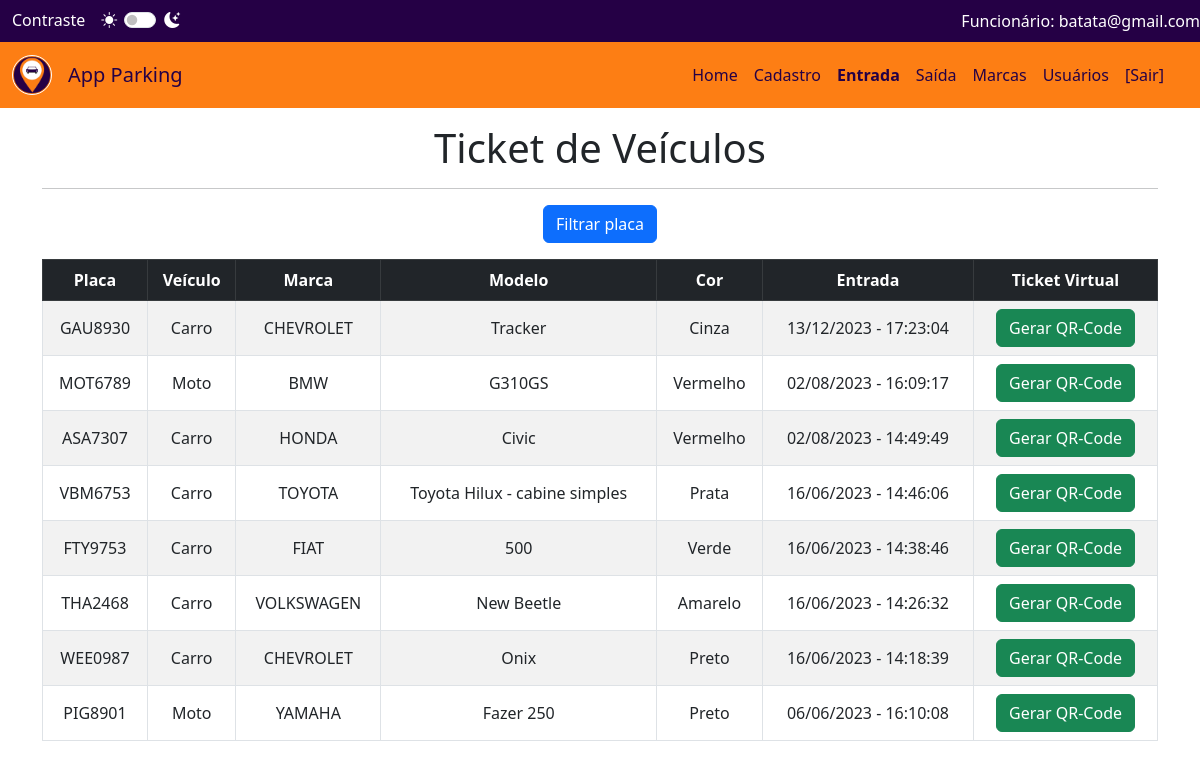
/geral/pages/ticket.php (signed in), run on the app's committed database.
### tables this page shows
CREATE TABLE `nivel_acesso` (
  `cd_Nivel` int(11) NOT NULL,
  `nivel_Acesso` varchar(20) DEFAULT NULL
);

CREATE TABLE `veiculo` (
  `cd_Veiculo` int(11) NOT NULL,
  `cd_Placa` varchar(8) DEFAULT NULL,
  `cd_Tipo` int(11) DEFAULT NULL,
  `cd_Marca` int(11) DEFAULT NULL,
  `nm_Modelo` varchar(50) DEFAULT NULL,
  `nm_Cor` varchar(20) DEFAULT NULL
);

CREATE TABLE `tipo` (
  `cd_Tipo` int(11) NOT NULL,
  `nm_Tipo` varchar(10) DEFAULT NULL,
  `vl_Tipo` decimal(7,2) DEFAULT NULL,
  `vl_30_minutos` decimal(7,2) DEFAULT NULL,
  `vl_1_hora` decimal(7,2) DEFAULT NULL,
  `vl_2_horas` decimal(7,2) DEFAULT NULL,
  `vl_demais_horas` decimal(7,2) DEFAULT NULL
);

CREATE TABLE `marca` (
  `cd_Marca` int(11) NOT NULL,
  `nm_Marca` varchar(30) DEFAULT NULL
);

CREATE TABLE `registro` (
  `cd_Registro` int(11) NOT NULL,
  `cd_Veiculo` int(11) DEFAULT NULL,
  `dt_Entrada` datetime DEFAULT NULL,
  `dt_Saida` datetime DEFAULT NULL,
  `vl_Pagamento` decimal(7,2) DEFAULT NULL,
  `vl_30_minutos_Atual` decimal(7,2) DEFAULT NULL,
  `vl_1_hora_Atual` decimal(7,2) DEFAULT NULL,
  `vl_2_horas_Atual` decimal(7,2) DEFAULT NULL,
  `vl_demais_horas_Atual` decimal(7,2) DEFAULT NULL
);

### geral/pages/ticket.php (the view, shortened to what this page needs)
<?php
	$paginaAtual = 'entrada';
    include('../includes/header.php');
?>
<?php
include('../conexao/dbcon.php');
if ($_SERVER['REQUEST_METHOD'] == 'POST') {
    $placa = $_POST['putPlaca'];
    if ($placa == 'all') {
        $query = "SELECT r.cd_Registro, v.cd_Veiculo, v.cd_Placa, t.nm_Tipo, m.nm_Marca, v.nm_Modelo, v.nm_Cor,  r.dt_Entrada, r.dt_Saida
					FROM veiculo v
					JOIN registro r ON v.cd_Veiculo = r.cd_Veiculo
					JOIN marca m ON v.cd_Marca = m.cd_Marca
					JOIN tipo t ON v.cd_Tipo = t.cd_Tipo
					WHERE r.dt_Saida IS NULL
					ORDER BY r.dt_Entrada DESC";
    } else {
		$query = "SELECT r.cd_Registro, v.cd_Veiculo, v.cd_Placa, t.nm_Tipo, m.nm_Marca, v.nm_Modelo, v.nm_Cor,  r.dt_Entrada, r.dt_Saida
					FROM veiculo v
					JOIN registro r ON v.cd_Veiculo = r.cd_Veiculo
					JOIN marca m ON v.cd_Marca = m.cd_Marca
					JOIN tipo t ON v.cd_Tipo = t.cd_Tipo
					WHERE v.cd_Placa = '$placa' AND r.dt_Saida IS NULL
					ORDER BY r.dt_Entrada DESC";
    }
} else {
    $query = "SELECT r.cd_Registro, v.cd_Veiculo, v.cd_Placa, t.nm_Tipo, m.nm_Marca, v.nm_Modelo, v.nm_Cor,  r.dt_Entrada, r.dt_Saida
					FROM veiculo v
					JOIN registro r ON v.cd_Veiculo = r.cd_Veiculo
					JOIN marca m ON v.cd_Marca = m.cd_Marca
					JOIN tipo t ON v.cd_Tipo = t.cd_Tipo
					WHERE r.dt_Saida IS NULL
					ORDER BY r.dt_Entrada DESC";
}
$result = mysqli_query($conn, $query);
?>
<!doctype html>
<html lang="pt-br">
<head>
  <link href="https://cdn.jsdelivr.net/npm/bootstrap@5.3.0-alpha3/dist/css/bootstrap.min.css" rel="stylesheet">
  <link rel="stylesheet" type="text/css" href="../css/estiloEntrada.css">
</head>
<body>
<div class="container text-center mt-3">
  <h1>Ticket de Veículos</h1>
  <hr>
  <button
    type="button"
    class="btn btn-primary"
    data-bs-toggle="modal"
    data-bs-target="#filtraPlaca"
  >
    Filtrar placa
  </button>
</div>
<div class="container mt-3">
  <div class="table-responsive">
    <table class="table align-middle text-center table-bordered table-hover border-dark-subtley table-striped">
      <thead class="table-dark">
        <tr>
          <th scope="col">Placa</th>
          <th scope="col">Veículo</th>
          <th scope="col">Marca</th>
          <th scope="col">Modelo</th>
          <th scope="col">Cor</th>
          <th scope="col">Entrada</th>
          <th scope="col">Ticket Virtual</th>
        </tr>
      </thead>
      <tbody>
        <?php
        while ($row = mysqli_fetch_assoc($result)) {
            echo "<tr>";
            echo "<td>" . $row['cd_Placa'] . "</td>";
            echo "<td>" . $row['nm_Tipo'] . "</td>";
            echo "<td>" . $row['nm_Marca'] . "</td>";
            echo "<td>" . $row['nm_Modelo'] . "</td>";
            echo "<td>" . $row['nm_Cor'] . "</td>";
            $entrada = $row["dt_Entrada"];
            $entradaFormatada = date('d/m/Y - H:i:s', strtotime($entrada));
            echo "<td>" . $entradaFormatada . "</td>";
             echo "<td>
              <a href='../functions/gerar_qrcode.php?id=" . $row['cd_Registro'] . "' class='btn btn-success'>Gerar QR-Code</a>
            </td>";
            echo "</tr>";
        }
        ?>
      </tbody>
    </table>
  </div>
</div>
</body>
</html>

### geral/includes/header.php (shortened to what this page needs)
<?php
$nivelAcesso = '';
if (isset($_SESSION['email'])) {
	include('../conexao/dbcon.php');
    $email = $_SESSION['email'];
    $query = "SELECT na.nivel_Acesso
				FROM users u
				INNER JOIN nivel_acesso na ON u.cd_Nivel = na.cd_Nivel
				WHERE u.email = '$email'";
    $result = $conn->query($query);
    if ($result->num_rows === 1) {
        $row = $result->fetch_assoc();
        $nivelAcesso = $row['nivel_Acesso'];
    }
}
$menuLinks = [
    'Administrador' => [
        'Home' => '../pages/index.php',
        'Cadastro' => '../pages/cadastro.php',
        'Entrada' => '../pages/entrada.php',
        'Saída' => '../pages/saida.php',
        'Relatório' => '../pages/relatorio.php',
        'Histórico' => '../pages/historico.php',
        'Valores' => '../pages/valores.php',
		'Marcas' => '../pages/marcas.php',
		'Usuários' => '../pages/usuarios.php',
		'Vagas' => '../pages/vagas.php',
		'Logs' => '../pages/logs.php',
		'Pico' => '../pages/pico.php',
		'Sobre' => '../pages/sobre.php',
        '[Sair]' => '../pages/logout.php'
    ],
	'Proprietário' => [
        'Home' => '../pages/index.php',
        'Cadastro' => '../pages/cadastro.php',
        'Entrada' => '../pages/entrada.php',
        'Saída' => '../pages/saida.php',
        'Relatório' => '../pages/relatorio.php',
        'Histórico' => '../pages/historico.php',
        'Valores' => '../pages/valores.php',
		'Marcas' => '../pages/marcas.php',
		'Usuários' => '../pages/usuarios.php',
		'Vagas' => '../pages/vagas.php',
		'Logs' => '../pages/logs.php',
		'Pico' => '../pages/pico.php',
        '[Sair]' => '../pages/logout.php'
    ],
    'Gerente' => [
        'Home' => '../pages/index.php',
        'Cadastro' => '../pages/cadastro.php',
        'Entrada' => '../pages/entrada.php',
        'Saída' => '../pages/saida.php',
        'Relatório' => '../pages/relatorio.php',
        'Histórico' => '../pages/historico.php',
        'Valores' => '../pages/valores.php',
		'Marcas' => '../pages/marcas.php',
		'Usuários' => '../pages/usuarios.php',
		'Vagas' => '../pages/vagas.php',
		'Pico' => '../pages/pico.php',
        '[Sair]' => '../pages/logout.php'
    ],
    'Funcionário' => [
        'Home' => '../pages/index.php',
		'Cadastro' => '../pages/cadastro.php',
        'Entrada' => '../pages/entrada.php',
        'Saída' => '../pages/saida.php',
		'Marcas' => '../pages/marcas.php',
		'Usuários' => '../pages/usuarios.php',
        '[Sair]' => '../pages/logout.php'
    ]
];
?>
<!doctype html>
<html lang="pt-br">
<head>
    <link href="https://cdn.jsdelivr.net/npm/bootstrap@5.3.0-alpha3/dist/css/bootstrap.min.css" rel="stylesheet">
	<link rel="stylesheet" type="text/css" href="../css/estiloHeader.css">
	<link rel="stylesheet" href="https://cdn.jsdelivr.net/npm/bootstrap-icons@1.10.5/font/bootstrap-icons.css">
</head>
<body>
<nav id="subHeader" class="navbar navbar-expand-lg">
	<div class="container-fluid d-flex flex-row">
		<div class="d-flex">
		<span class="mr-2">Contraste</span>
		<div class="d-flex justify-content-between mx-3">
			<div id="sun">
			<i class="bi bi-sun-fill"></i>
			</div>
				<div class="form-check form-switch"  data-bs-toggle="mode">
					<input class="d-inline form-check-input" type="checkbox" id="contrasteBtn1">
				</div>
			<div>
			<i class="bi bi-moon-stars-fill"></i>
			</div>
		</div>
		</div>
		<div class="position-absolute end-0">
			<?php
				echo "<span>" . $nivelAcesso . ": " .  $email . "</span>";
			?>
		</div>
	</div>
</nav>
<nav class="navbar navbar-expand-lg navbar">
    <div class="container-fluid">
        <a class="navbar-brand" href="#">
            <img id="headerimg" src="../img/logo.png" alt="logo projeto" style="width:40px;" class="rounded-pill">
        </a>
        <a id="navbarTitulo" class="navbar-brand" href="#">App Parking</a>
        <div class="offcanvas bg-warning offcanvas-start" tabindex="-1" id="offcanvasNavbar"
             aria-labelledby="offcanvasNavbarLabel">
            <div class="offcanvas-body">
               <ul class="navbar-nav justify-content-end flex-grow-1 pe-3">
				<?php
					foreach ($menuLinks[$nivelAcesso] as $linkText => $linkUrl) {
						$activeClass = ($paginaAtual === strtolower($linkText)) ? 'active' : '';
						echo '<li class="nav-item">';
						echo '<a class="nav-link ' . $activeClass . '" href="' . $linkUrl . '">';
						echo $linkText;
						echo '</a>';
						echo '</li>';
					}
					?>
				</ul>
            </div>
        </div>
    </div>
</nav>
</body>
</html>

### geral/css/estiloHeader.css (style rules this page uses)
#navbarTitulo { display: block; }
a.navbar-brand, a.navbar-brand.hover { color: #250045; }
.navbar { background-color: #fd7e14; }
.navbar .nav-link { color:#250045; }
.navbar-nav a.nav-link.active , a.nav-link.active.hover { color: #250045; font-weight: bold; }
#subHeader { background-color: #250045; color: #fff; }
#sun { margin-right: 7px; }
img#headerimg { border-color: #fff !important; border: solid 1px; }

### data on the page
nivel_acesso: nivel_Acesso "Funcionário"
veiculo: cd_Placa "GAU8930", cd_Tipo.nm_Tipo "Carro", cd_Marca.nm_Marca "CHEVROLET", nm_Modelo "Tracker", nm_Cor "Cinza", registro.dt_Entrada "13/12/2023 - 17:23:04"
veiculo: cd_Placa "MOT6789", cd_Tipo.nm_Tipo "Moto", cd_Marca.nm_Marca "BMW", nm_Modelo "G310GS", nm_Cor "Vermelho", registro.dt_Entrada "02/08/2023 - 16:09:17"
veiculo: cd_Placa "ASA7307", cd_Tipo.nm_Tipo "Carro", cd_Marca.nm_Marca "HONDA", nm_Modelo "Civic", nm_Cor "Vermelho", registro.dt_Entrada "02/08/2023 - 14:49:49"
veiculo: cd_Placa "VBM6753", cd_Tipo.nm_Tipo "Carro", cd_Marca.nm_Marca "TOYOTA", nm_Modelo "Toyota Hilux - cabine simples", nm_Cor "Prata", registro.dt_Entrada "16/06/2023 - 14:46:06"
veiculo: cd_Placa "FTY9753", cd_Tipo.nm_Tipo "Carro", cd_Marca.nm_Marca "FIAT", nm_Modelo "500", nm_Cor "Verde", registro.dt_Entrada "16/06/2023 - 14:38:46"
veiculo: cd_Placa "THA2468", cd_Tipo.nm_Tipo "Carro", cd_Marca.nm_Marca "VOLKSWAGEN", nm_Modelo "New Beetle", nm_Cor "Amarelo", registro.dt_Entrada "16/06/2023 - 14:26:32"
veiculo: cd_Placa "WEE0987", cd_Tipo.nm_Tipo "Carro", cd_Marca.nm_Marca "CHEVROLET", nm_Modelo "Onix", nm_Cor "Preto", registro.dt_Entrada "16/06/2023 - 14:18:39"
veiculo: cd_Placa "PIG8901", cd_Tipo.nm_Tipo "Moto", cd_Marca.nm_Marca "YAMAHA", nm_Modelo "Fazer 250", nm_Cor "Preto", registro.dt_Entrada "06/06/2023 - 16:10:08"

### other printed values
$email "batata@gmail.com"
$linkText "Home"
$linkText "Cadastro"
$linkText "Entrada"
$linkText "Saída"
$linkText "Marcas"
$linkText "Usuários"
$linkText "[Sair]"
